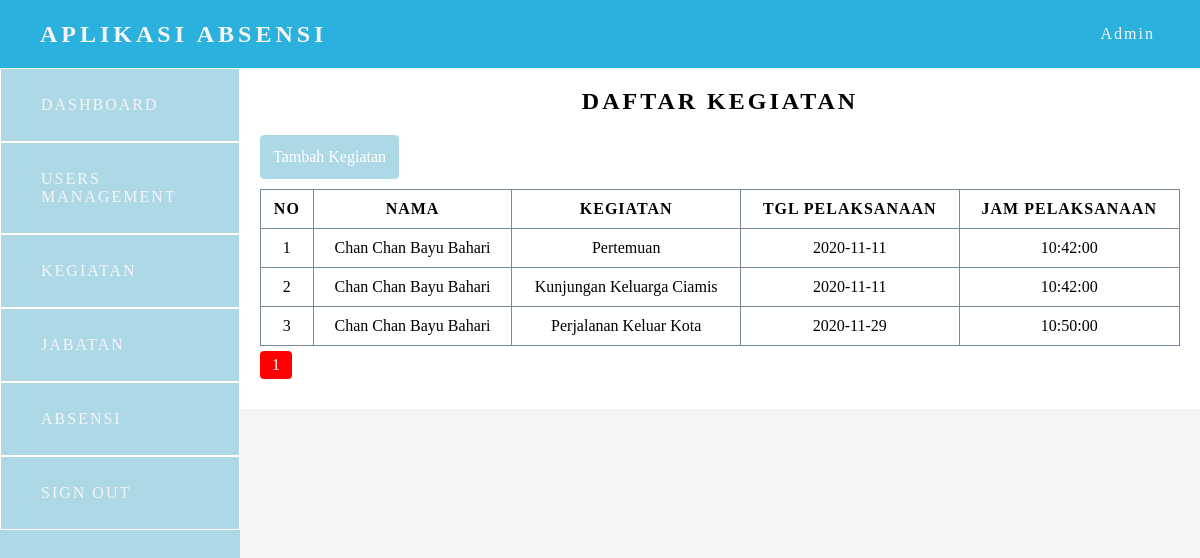
The page /admin/kegiatan-admin.php (signed in) on the database its author committed.
### tables this page shows
CREATE TABLE `kegiatan` (
  `kegiatan_id` int(11) NOT NULL,
  `users_id` int(11) NOT NULL,
  `kegiatan` varchar(255) NOT NULL,
  `tgl_kegiatan` date NOT NULL,
  `jam` time NOT NULL
);

CREATE TABLE `tb_users` (
  `id` int(11) NOT NULL,
  `nama` varchar(225) NOT NULL,
  `email` varchar(225) NOT NULL,
  `password` varchar(225) NOT NULL,
  `id_level` int(11) NOT NULL,
  `created_at` timestamp NOT NULL DEFAULT current_timestamp() ON UPDATE current_timestamp()
);

### function.php (called while the page is built, shortened)
<?php
    $config = mysqli_connect("localhost", "root", "", "absensi") or die;
    function query($query) {
        global $config;
        $result = mysqli_query($config, $query);
        $rows = [];
        while ($row = mysqli_fetch_assoc($result)) {
            $rows[] = $row;
        }
        return $rows;
    }
?>

### admin/kegiatan-admin.php (the view, shortened to what this page needs)
<?php include "template/header-admin.php" ?>
<?php
    $dataPerPage = 5;
    $jumlahData = count(query("SELECT * FROM kegiatan"));
    $jumlahHalaman = ceil($jumlahData / $dataPerPage);
    $isActive = (isset($_GET["page"])) ? $_GET["page"] : 1 ;
    $awalData = ($dataPerPage * $isActive ) - $dataPerPage;
    $kegiatan = query("SELECT * FROM kegiatan INNER JOIN tb_users ON tb_users.id = kegiatan.users_id LIMIT $awalData ,$dataPerPage");
?>
<div class="table-content">
                    <h2 class="section-title">Daftar Kegiatan</h2>
                    <div class="btn-add">
                        <a href="#" class="add-kegiatan">Tambah Kegiatan</a>
                    </div>
                <div class="table">
                    <table>
                        <tr>
                            <th>no</th>
                            <th>nama</th>
                            <th>kegiatan</th>
                            <th>tgl Pelaksanaan</th>
                            <th>jam Pelaksanaan</th>
                        </tr>
                        <tr>
                        <?php $no = 1; ?>
                        <?php foreach ( $kegiatan as $keg ) : ?>
                            <td><?= $no++; ?></td>
                            <td><?= $keg["nama"] ?></td>
                            <td><?= $keg["kegiatan"] ?></td>
                            <td><?= $keg["tgl_kegiatan"] ?></td>
                            <td><?= $keg["jam"]?></td>
                        </tr>
                        <?php endforeach; ?>
                    </table>
                    <div class="pagination">
                    <?php for($i=1; $i <= $jumlahHalaman; $i++) : ?>
                        <?php if($i == $isActive) : ?>
                            <a class="page" style="background-color:red;" href="?page=<?=$i ?>"><?= $i?></a>
                        <?php else : ?>
                            <a class="page" href="?page=<?=$i ?>"><?= $i?></a>
                        <?php endif; ?>
                    <?php endfor; ?>
                    </div>
                </div>
                </div>
        </div>
    </div>
<?php include "template/footer.php" ?>

### admin/template/header-admin.php (shortened to what this page needs)
<?php
    include "../function.php";
    $nama = $_SESSION["nama"];
?>
<!DOCTYPE html>
<html lang="en">
<head>
    <link rel="stylesheet" href="https://stackpath.bootstrapcdn.com/font-awesome/4.7.0/css/font-awesome.min.css">
    <link rel="stylesheet" href="../css/app.css">
</head>
<body>
    <nav>
        <div class="logo">
            <h2>aplikasi absensi</h2>
        </div>
        <ul class="menu">
            <li><?= $nama ?></li>
        </ul>
    </nav>
    <div class="content">
        <ul class="sidemenu">
            <li><a href="admin.php">Dashboard</a></li>
            <li><a href="users-management.php">users management</a></li>
            <li><a href="kegiatan-admin.php">kegiatan</a></li>
            <li><a href="jabatan.php">jabatan</a></li>
            <li><a href="absensi.php">Absensi</a></li>
            <li><a href="../logout.php" onclick ="return confirm('apakah anda yakin ?')">sign out</a> </li>
        </ul>
        <div class="container">
            <div class="body-content">

### admin/template/footer.php (shortened to what this page needs)
</body>
</html>

### css/app.css (style rules this page uses)
* { margin: 0; padding: 0; box-sizing: 0; }
nav { display: flex; justify-content: space-between; padding: 20px 40px; align-items: center; background-color: rgb(43, 177, 221); }
.logo h2 { text-transform: uppercase; letter-spacing: 4px; color: whitesmoke; }
.menu { display: block; width: 40%; }
.menu li { list-style: none; padding: 5px; color: whitesmoke; font-size: 16px; text-transform: capitalize; letter-spacing: 2px; text-align: right; }
.content { display: flex; justify-content: space-between; width: 100%; margin: 0 auto; }
.sidemenu { background-color: lightblue; height: 100vh; width: 25%; display: block; }
.sidemenu li { padding: 20px; list-style: none; border: 1px solid white; transition: background-color .9s ease-in; }
.sidemenu a { display: block; padding: 7px 20px ; text-decoration: none; text-transform: uppercase; letter-spacing: 2px; color: whitesmoke; }
.container { width: 100%; background-color: whitesmoke; margin: 0 auto; }
.body-content { display: flex; justify-content: row; flex-direction: space-evenly; background-color: white; flex-wrap: wrap; align-items: center; padding: 20px 20px; }
.section-title { padding-bottom: 20px; text-align: center; margin: 0 auto; text-transform: uppercase; letter-spacing: 3px; }
.table-content { display: flex; flex-direction: column; width: 100%; }
.add-kegiatan { display: inline-block; border: 1px solid lightblue; padding: 12px 12px; background-color: lightblue; text-decoration: none; color: white; border-radius: 4px; }
.table { padding: 10px 0px; width: 100%; overflow-x: scroll; }
table { table-layout: auto; width: 100%; border-collapse: collapse; }
th, td { border: 1px solid lightslategray; padding: 10px; text-align: center; text-transform:capitalize; }
th { text-transform: uppercase; letter-spacing: 1px; }
.page { display: inline-block; padding: 5px 12px; background-color: lightblue; margin-top: 5px; color: white; text-decoration: none; border-radius: 4px; }

### rows shown on the page
kegiatan: users.nama "Chan Chan Bayu Bahari", kegiatan "Pertemuan", tgl_kegiatan "2020-11-11", jam "10:42:00"
kegiatan: users.nama "Chan Chan Bayu Bahari", kegiatan "Kunjungan Keluarga Ciamis", tgl_kegiatan "2020-11-11", jam "10:42:00"
kegiatan: users.nama "Chan Chan Bayu Bahari", kegiatan "Perjalanan Keluar Kota", tgl_kegiatan "2020-11-29", jam "10:50:00"

### other values the page prints
$nama "Admin"
